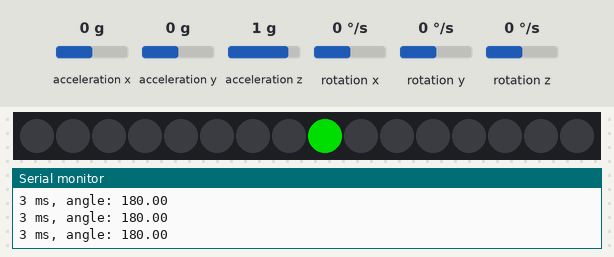
Bench run of a sketch on a simulated Arduino Uno, built with avr-gcc and run on an emulated ATmega328P. On the bench: 16 RGB LEDs in strip order, left to right, the last lines printed to the serial monitor. Wiring (inferred from the names in the program): MPU-6050 motion sensor at I2C address 0x68. Inputs (shaded band) come from the test bench; at power-on: acceleration z 1 g, acceleration y 0 g, acceleration x 0 g, rotation x 0 °/s, rotation y 0 °/s, rotation z 0 °/s. Dim RGB values are drawn brighter than linear.

Above: at 1.5 s.
1.6 s: acceleration z set to -1.4 g
3.1 s: acceleration y set to -1.4 g
At 3.4 s:
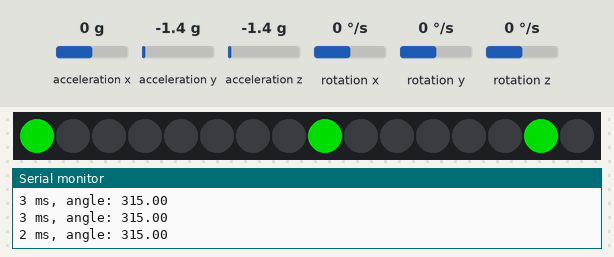
4.6 s: acceleration y set to 0.8 g
At 5.8 s:
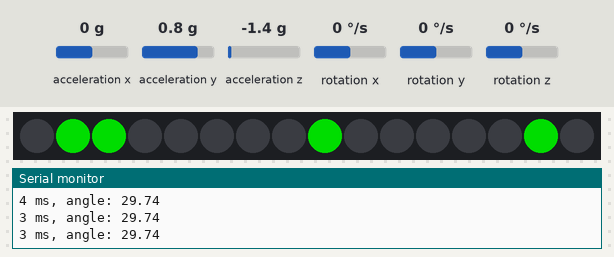
6.1 s: acceleration z set to -0.8 g
Timing chart, 0 to 8.6 s (numbered marks = the images above; inputs shaded):
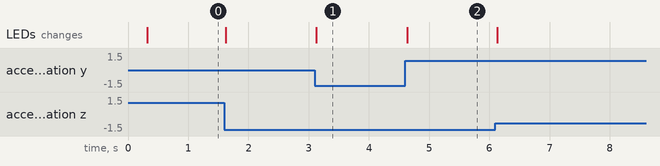

The sketch:

LED-Kugel_main.ino
```cpp
#include "MPU-6050.h"
#include <Wire.h>
#include <Adafruit_NeoPixel.h>

#define NEO_PIN 13
#define NUMPIXELS 16
#define STEP (2*PI/NUMPIXELS)

// Variables
int error;
accel_t_gyro_union accel_t_gyro;
unsigned long elapsed;
double x, y, z, alfa;
uint8_t LED, remainder;

// Define Neopixel strip object
Adafruit_NeoPixel pixels(NUMPIXELS, NEO_PIN, NEO_GRB + NEO_KHZ800);

void setup()
{
  uint8_t c;

  Serial.begin(9600);
  Serial.println(F("InvenSense MPU-6050"));
  Serial.println(F("June 2012"));

  // Initialize the 'Wire' class for the I2C-bus.
  Wire.begin();


  // default at power-up:
  //    Gyro at 250 degrees second
  //    Acceleration at 2g
  //    Clock source at internal 8MHz
  //    The device is in sleep mode.
  //

  error = MPU6050_read (MPU6050_WHO_AM_I, &c, 1);
  Serial.print(F("WHO_AM_I : "));
  Serial.print(c,HEX);
  Serial.print(F(", error = "));
  Serial.println(error,DEC);

  // According to the datasheet, the 'sleep' bit
  // should read a '1'.
  // That bit has to be cleared, since the sensor
  // is in sleep mode at power-up.
  // Clear the 'sleep' bit to start the sensor, and set clock source to 32.768 kHz reference
  MPU6050_write_reg (MPU6050_PWR_MGMT_1, 0x04);

  error = MPU6050_read (MPU6050_PWR_MGMT_1, &c, 1);
  Serial.print(F("PWR_MGMT_1 : "));
  Serial.print(c,HEX);
  Serial.print(F(", error = "));
  Serial.println(error,DEC);

  // Set DLPF_CFG to 2: around 96 [Hz] filter bandwidth, 2.9 [ms] delay and 1 [kHz] sampling frequency
  MPU6050_write_reg (MPU6050_CONFIG, 0x02);

  error = MPU6050_read (MPU6050_CONFIG, &c, 1);
  Serial.print(F("MPU6050_CONFIG : "));
  Serial.print(c,HEX);
  Serial.print(F(", error = "));
  Serial.println(error,DEC);

  error = MPU6050_read (MPU6050_GYRO_CONFIG, &c, 1);
  Serial.print(F("MPU6050_GYRO_CONFIG : "));
  Serial.print(c,HEX);
  Serial.print(F(", error = "));
  Serial.println(error,DEC);

  error = MPU6050_read (MPU6050_ACCEL_CONFIG, &c, 1);
  Serial.print(F("MPU6050_ACCEL_CONFIG : "));
  Serial.print(c,HEX);
  Serial.print(F(", error = "));
  Serial.println(error,DEC);

  error = MPU6050_read (MPU6050_SMPLRT_DIV, &c, 1);
  Serial.print(F("MPU6050_SMPLRT_DIV : "));
  Serial.print(c,HEX);
  Serial.print(F(", error = "));
  Serial.println(error,DEC);

  error = MPU6050_read (MPU6050_SELF_TEST_A, &c, 1);
  Serial.print(F("MPU6050_SELF_TEST_A : "));
  Serial.print(c,HEX);
  Serial.print(F(", error = "));
  Serial.println(error,DEC);

  error = MPU6050_read (MPU6050_SELF_TEST_X, &c, 1);
  Serial.print(F("MPU6050_SELF_TEST_X : "));
  Serial.print(c,HEX);
  Serial.print(F(", error = "));
  Serial.println(error,DEC);

  error = MPU6050_read (MPU6050_SELF_TEST_Y, &c, 1);
  Serial.print(F("MPU6050_SELF_TEST_Y : "));
  Serial.print(c,HEX);
  Serial.print(F(", error = "));
  Serial.println(error,DEC);

  error = MPU6050_read (MPU6050_SELF_TEST_Z, &c, 1);
  Serial.print(F("MPU6050_SELF_TEST_Z : "));
  Serial.print(c,HEX);
  Serial.print(F(", error = "));
  Serial.println(error,DEC);

  // Initialize Neopixel strip object
  pixels.begin();
}


void loop()
{

  elapsed = millis();

  // Serial.println(F(""));
  // Serial.println(F("MPU-6050"));

  // Read the raw values.
  // Read 14 bytes at once,
  // containing acceleration, temperature and gyro.
  // With the default settings of the MPU-6050,
  // there is no filter enabled, and the values
  // are not very stable.
  error = MPU6050_read (MPU6050_ACCEL_XOUT_H, (uint8_t *) &accel_t_gyro, sizeof(accel_t_gyro));
  // Serial.print(F("Read accel, temp and gyro, error = "));
  // Serial.println(error,DEC);

  // Ordering sensor data:
  // Swapping low and high bytes in memory for correct integer sequence
  MPU6050_order_data (&accel_t_gyro);

  // Caculate test ring angle to Z axis of MPU-6050
  // zero eccentiricty assumed
  y = accel_t_gyro.value.y_accel;
  z = accel_t_gyro.value.z_accel;
  alfa = PI - atan2(y,z); // rad 0-2PI

  // Choose LEDs to light up
  LED = round(alfa/STEP+0.25);
  if (LED > 15)
  {
    LED = 0;
  }

  if (LED == 15)
  {
    pixels.setPixelColor(0, pixels.Color(0, 0, 0)); //off
  }
  else
  {
    pixels.setPixelColor(LED+1, pixels.Color(0, 0, 0)); //off
  }

  // pixels.clearPixels();
  pixels.setPixelColor(LED, pixels.Color(0, 150, 0)); //light green

  LED = round(alfa/STEP-0.25);
  pixels.setPixelColor(LED, pixels.Color(0, 150, 0)); //light green

  if (LED == 0)
  {
    pixels.setPixelColor(15, pixels.Color(0, 0, 0)); //off
  }
  else
  {
    pixels.setPixelColor(LED-1, pixels.Color(0, 0, 0)); //off
  }

  pixels.show();

  // Print raw data
  // MPU6050_print_rawdata (&accel_t_gyro);

  // Track loop time
  elapsed = millis() - elapsed;
  // Serial.print(F("Elapsed time [ms] : "));
  Serial.print(elapsed,DEC);
  Serial.print(F(" ms, angle: "));
  Serial.println(alfa*360/2/PI);

  // delay(1000);
}

// --------------------------------------------------------
// MPU6050_order_data
//
// Swap all high and low bytes in given accel_t_gyro_union reg structure
// After this, the registers values are swapped,
// so the structure name like x_accel_l does no
// longer contain the lower byte.
void MPU6050_order_data(accel_t_gyro_union * pData)
{
  uint8_t swap;
  #define SWAP(x,y) swap = x; x = y; y = swap

  SWAP (pData->reg.x_accel_h, pData->reg.x_accel_l);
  SWAP (pData->reg.y_accel_h, pData->reg.y_accel_l);
  SWAP (pData->reg.z_accel_h, pData->reg.z_accel_l);
  SWAP (pData->reg.t_h, pData->reg.t_l);
  SWAP (pData->reg.x_gyro_h, pData->reg.x_gyro_l);
  SWAP (pData->reg.y_gyro_h, pData->reg.y_gyro_l);
  SWAP (pData->reg.z_gyro_h, pData->reg.z_gyro_l);

}

// --------------------------------------------------------
// MPU6050_print_data
//
// Prints all data last read from MPU-6050
void MPU6050_print_rawdata(accel_t_gyro_union * pData)
{

  // Print the raw acceleration values

  Serial.print(F("accel x,y,z decimal: "));
  Serial.print(pData->value.x_accel, DEC);
  Serial.print(F(", "));
  Serial.print(pData->value.y_accel, DEC);
  Serial.print(F(", "));
  Serial.print(pData->value.z_accel, DEC);
  Serial.println(F(""));
  Serial.print(F("accel x,y,z raw: "));
  Serial.print(pData->value.x_accel, BIN);
  Serial.print(F(", "));
  Serial.print(pData->value.y_accel, BIN);
  Serial.print(F(", "));
  Serial.print(pData->value.z_accel, BIN);
  Serial.println(F(""));


  // The temperature sensor is -40 to +85 degrees Celsius.
  // It is a signed integer.
  // According to the datasheet:
  //   340 per degrees Celsius, -512 at 35 degrees.
  // At 0 degrees: -512 - (340 * 35) = -12412

  Serial.print(F("temperature: "));
//   dT = ( (double) pData->value.temperature + 12412.0) / 340.0;
  Serial.print(pData->value.temperature, DEC);
  Serial.print(F(" degrees Celsius"));
  Serial.println(F(""));


  // Print the raw gyro values.

  Serial.print(F("gyro x,y,z : "));
  Serial.print(pData->value.x_gyro, DEC);
  Serial.print(F(", "));
  Serial.print(pData->value.y_gyro, DEC);
  Serial.print(F(", "));
  Serial.print(pData->value.z_gyro, DEC);
  Serial.println(F(""));

}
```

MPU-6050.cpp
```cpp
// MPU-6050 Accelerometer + Gyro
// -----------------------------
//
// By arduino.cc user "Krodal".
//
// June 2012
//      first version
// July 2013
//      The 'int' in the union for the x,y,z
//      changed into int16_t to be compatible
//      with Arduino Due.
//
// Open Source / Public Domain
//
// Using Arduino 1.0.1
// It will not work with an older version,
// since Wire.endTransmission() uses a parameter
// to hold or release the I2C bus.
//
// Documentation:
// - The InvenSense documents:
//   - "MPU-6000 and MPU-6050 Product Specification",
//     PS-MPU-6000A.pdf
//   - "MPU-6000 and MPU-6050 Register Map and Descriptions",
//     RM-MPU-6000A.pdf or RS-MPU-6000A.pdf
//   - "MPU-6000/MPU-6050 9-Axis Evaluation Board User Guide"
//     AN-MPU-6000EVB.pdf
//
// The accuracy is 16-bits.

#include <Wire.h>
#include "MPU-6050.h"

int MPU6050_read(int start, uint8_t *buffer, int size)
{
  int i, n;

  Wire.beginTransmission(MPU6050_I2C_ADDRESS);
  n = Wire.write(start);
  if (n != 1)
    return (-10);

  n = Wire.endTransmission(false);    // hold the I2C-bus
  if (n != 0)
    return (n);

  // Third parameter is true: relase I2C-bus after data is read.
  Wire.requestFrom(MPU6050_I2C_ADDRESS, size, true);
  i = 0;
  while(Wire.available() && i<size)
  {
    buffer[i++]=Wire.read();
  }
  if ( i != size)
    return (-11);

  return (0);  // return : no error
}


int MPU6050_write(int start, const uint8_t *pData, int size)
{
  int n, error;

  Wire.beginTransmission(MPU6050_I2C_ADDRESS);
  n = Wire.write(start);        // write the start address
  if (n != 1)
    return (-20);

  n = Wire.write(pData, size);  // write data bytes
  if (n != size)
    return (-21);

  error = Wire.endTransmission(true); // release the I2C-bus
  if (error != 0)
    return (error);

  return (0);         // return : no error
}

int MPU6050_write_reg(int reg, uint8_t data)
{
  int error;

  error = MPU6050_write(reg, &data, 1);

  return (error);
}

// void MPU6050_order_data(accel_t_gyro_union * pData)
// {
//   uint8_t swap;
//   #define SWAP(x,y) swap = x; x = y; y = swap

//   SWAP (pData->reg.x_accel_h, pData->reg.x_accel_l);
//   SWAP (pData->reg.y_accel_h, pData->reg.y_accel_l);
//   SWAP (pData->reg.z_accel_h, pData->reg.z_accel_l);
//   SWAP (pData->reg.t_h, pData->reg.t_l);
//   SWAP (pData->reg.x_gyro_h, pData->reg.x_gyro_l);
//   SWAP (pData->reg.y_gyro_h, pData->reg.y_gyro_l);
//   SWAP (pData->reg.z_gyro_h, pData->reg.z_gyro_l);

// }

// void MPU6050_print_rawdata(accel_t_gyro_union * pData)
// {

//   // Print the raw acceleration values

//   Serial.print(F("accel x,y,z decimal: "));
//   Serial.print(pData->value.x_accel, DEC);
//   Serial.print(F(", "));
//   Serial.print(pData->value.y_accel, DEC);
//   Serial.print(F(", "));
//   Serial.print(pData->value.z_accel, DEC);
//   Serial.println(F(""));
//   Serial.print(F("accel x,y,z raw: "));
//   Serial.print(pData->value.x_accel, BIN);
//   Serial.print(F(", "));
//   Serial.print(pData->value.y_accel, BIN);
//   Serial.print(F(", "));
//   Serial.print(pData->value.z_accel, BIN);
//   Serial.println(F(""));


//   // The temperature sensor is -40 to +85 degrees Celsius.
//   // It is a signed integer.
//   // According to the datasheet:
//   //   340 per degrees Celsius, -512 at 35 degrees.
//   // At 0 degrees: -512 - (340 * 35) = -12412

//   Serial.print(F("temperature: "));
// //   dT = ( (double) pData->value.temperature + 12412.0) / 340.0;
//   Serial.print(pData->value.temperature, DEC);
//   Serial.print(F(" degrees Celsius"));
//   Serial.println(F(""));


//   // Print the raw gyro values.

//   Serial.print(F("gyro x,y,z : "));
//   Serial.print(pData->value.x_gyro, DEC);
//   Serial.print(F(", "));
//   Serial.print(pData->value.y_gyro, DEC);
//   Serial.print(F(", "));
//   Serial.print(pData->value.z_gyro, DEC);
//   Serial.println(F(""));

// }
```

Source omitted: MPU-6050.h (28196 bytes)

Measured:
- after the input at 3.1 s, the LEDs: change at once (image 1)
- after the input at 4.6 s, the LEDs: change at once (image 2)
